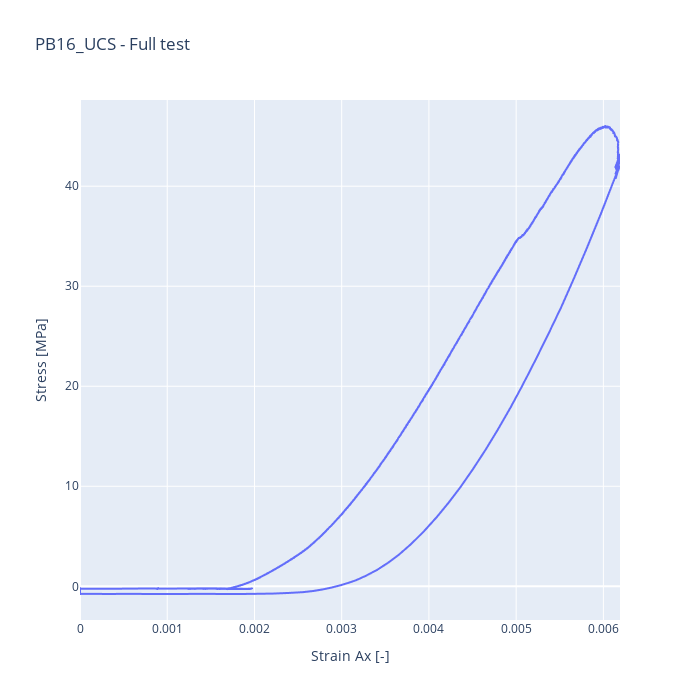

The notebook cell saved with this chart:
### Code cell
### PLOTTING
## Plot the data
ax = px.line(df_exp_PB, x = 'Strain Ax [-]', y = 'Stress [MPa]', width=700, height=700, title='PB16_UCS - Full test')

ax.show() 

# ax.write_html("Graphs/PB2_UCS/PB2_FullTest.html")

### Figure 1 — Plotly figure (JSON) as saved in the notebook; plotly's stock layout.template omitted (floating-point values rounded to 4 significant figures; data arrays with more than 128 entries replaced by an {"elided": "..."} marker saying what was removed)
{"data": [{"hovertemplate": "Strain Ax [-]=%{x}<br>Stress [MPa]=%{y}<extra></extra>", "legendgroup": "", "line": {"color": "#636efa", "dash": "solid"}, "marker": {"symbol": "circle"}, "mode": "lines", "name": "", "showlegend": false, "type": "scattergl", "x": {"elided": "5164 float values"}, "xaxis": "x", "y": {"elided": "5164 float values"}, "yaxis": "y"}], "layout": {"height": 700, "legend": {"tracegroupgap": 0}, "title": {"text": "PB16_UCS - Full test"}, "width": 700, "xaxis": {"anchor": "y", "domain": [0, 1], "title": {"text": "Strain Ax [-]"}}, "yaxis": {"anchor": "x", "domain": [0, 1], "title": {"text": "Stress [MPa]"}}}}
